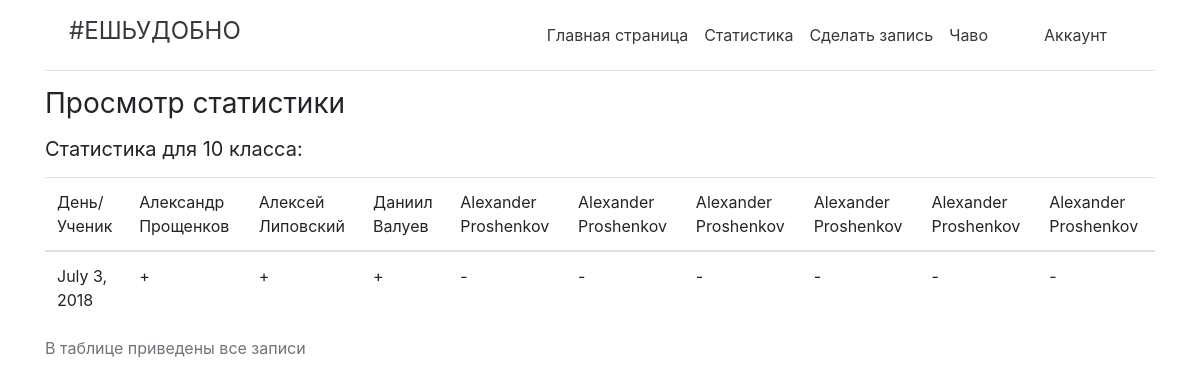
Before: /class/1 (signed in) with the older database file.
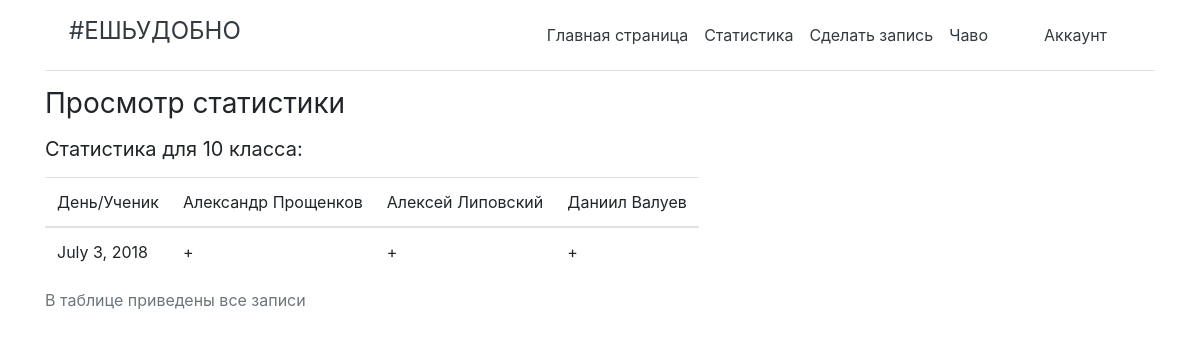
After: the same page with the newer database file.
### app/models.py (models this page shows, shortened)
class SchoolClass(models.Model):
    school_class = models.CharField(max_length=10, help_text = 'Класс')
    def __str__(self):
        return self.school_class
    class Meta:
    	ordering = ['school_class']

class People(models.Model):
    first_name = models.CharField(max_length=100, help_text = 'Имя учащегося')
    last_name = models.CharField(max_length=100, help_text = 'Фамилия учащегося')
    school_class = models.ForeignKey(SchoolClass, help_text = 'Класс ученика', on_delete = models.SET_NULL, null=True)
    def __str__(self):
        return '{} {}'.format(self.first_name, self.last_name)

class State(models.Model):
    date = models.DateField(help_text = '- в формате гггг-мм-дд')
    status = models.CharField(max_length=1)
    people = models.ManyToManyField(People,
        help_text = '-выберите только тех, кто пришел!',
        related_name="peoples",
        blank = 'true')
    school_class = models.CharField(max_length=10)
    school_class_id = models.CharField(max_length=10)
    author = models.CharField(max_length=100)
    availability = models.CharField(max_length=2)
    class Meta:
        ordering = ['date']

### app/views.py (the view)
# urls.py: path('class/<int:pk>', views.class_detail_view, name='detail'),
@login_required
def class_detail_view(request, pk):
    state = State.objects.filter(school_class='{}'.format(SchoolClass.objects.filter(id=pk).first()), availability='+')
    stistic = SchoolClass.objects.filter(id='{}'.format(pk))
    people = People.objects.filter(school_class='{}'.format(pk))
    return render(
        request,
        'app/state_list.html',
        context = {'state': state, 'cls':stistic, 'people':people})

### app/templates/app/state_list.html (shortened to what this page needs)
{% extends "base_generic.html" %}
{% block content %}<h3 class="my-0 mr-md-auto font-weight-normal">Просмотр статистики</<h3><p></p>
<h5 class="my-0 mr-md-auto font-weight-normal">Статистика для {{cls.0}} класса:</h5> <p></p>
{% if state %}
  <table class="table-responsive table-hover table">
    <caption>В таблице приведены все записи</caption>
    <thead>
      <tr>
        <th><div class="my-0 mr-md-auto font-weight-normal">День/Ученик</div></th>
        {% for i in people %}
          <th><div class="my-0 mr-md-auto font-weight-normal">{{i}}</div></th>
        {% endfor %}
      </tr>
    </thead>
    <tbody>
      {% for i in state %}
        <tr scope = "row">
          {% ifchanged i.date %}
            <th><div class="my-0 mr-md-auto font-weight-normal">{{i.date}}</div></th>
            {% for d in people%}
              {% if d in i.people.all %}
                <th><div class="my-0 mr-md-auto font-weight-normal">+</div></th>
              {% else %}
                <th><div class="my-0 mr-md-auto font-weight-normal">-</div></th>
              {% endif %}
            {% endfor %}
          {% endifchanged %}
        </tr>
      {% endfor %}
    </tbody>
  </table>
{% else %}
  <h4 class="my-0 mr-md-auto font-weight-normal">Нет ни одной записи для {{cls.0}} класса</h4>
{% endif %}
{% endblock %}

### app/templates/base_generic.html (shortened to what this page needs)
<!DOCTYPE html>
<html lang="en">
<head>
  <link rel="stylesheet" href="https://stackpath.bootstrapcdn.com/bootstrap/4.1.1/css/bootstrap.min.css">
  {% load static %}
  <link rel="stylesheet" href="{% static 'css/styles.css' %}">
</head>
<body>
  <div class="container">
    {% block sidebar %}
    <nav class="navbar navbar-expand-md bg-white box-shadow border-bottom align-items-center">
      <h4 class="font-weight-normal navbar-brand pl-2"><a class="text-dark" href="{% url 'index' %}">#ЕШЬУДОБНО</a></h4>
      <div class="collapse navbar-collapse" id="navbarsExampleDefault">
        <ul class="navbar-nav mr-md-4 mx-auto ">
          <li class="nav-item">
            <a class="p-2 text-dark nav-link" href="{% url 'index' %}">Главная страница</a>
          </li>
          <li class="nav-item">
            <a class="p-2 text-dark nav-link" href="{% url 'class' %}">Статистика</a>
          </li>
          <li class="nav-item">
            <a class="p-2 text-dark nav-link" href="{% url 'writeindex' %}">Сделать запись</a>
          </li>
          <li class="nav-item">
            <a class="pr-5 pl-2 text-dark nav-link" href="{% url 'faq'%}">Чаво</a>
          </li>
          {% if user.is_authenticated %}
            <li class="nav-item">
              <a class="p-2 text-dark nav-link" href="{% url 'account'%}">Аккаунт</a>
            </li>
          {% else %}
            <li class="nav-item">
              <a href="{% url 'login' %}" class="btn btn-outline-primary">Войти</a>
            </li>
          {% endif %}
        </ul>
      </div>
    </nav>
    {% endblock %}
    <div class="pt-3">{% block content %}{% endblock %}</div>
  </div>
</body>
</html>

### app/static/css/styles.css (style rules this page uses)
.navbar-brand { font-size: 1.5rem; }

Changed rows visible on the page:
removed People: first_name+last_name "Alexander Proshenkov"
removed People: first_name+last_name "Alexander Proshenkov"
removed People: first_name+last_name "Alexander Proshenkov"
removed People: first_name+last_name "Alexander Proshenkov"
removed People: first_name+last_name "Alexander Proshenkov"
removed People: first_name+last_name "Alexander Proshenkov"
